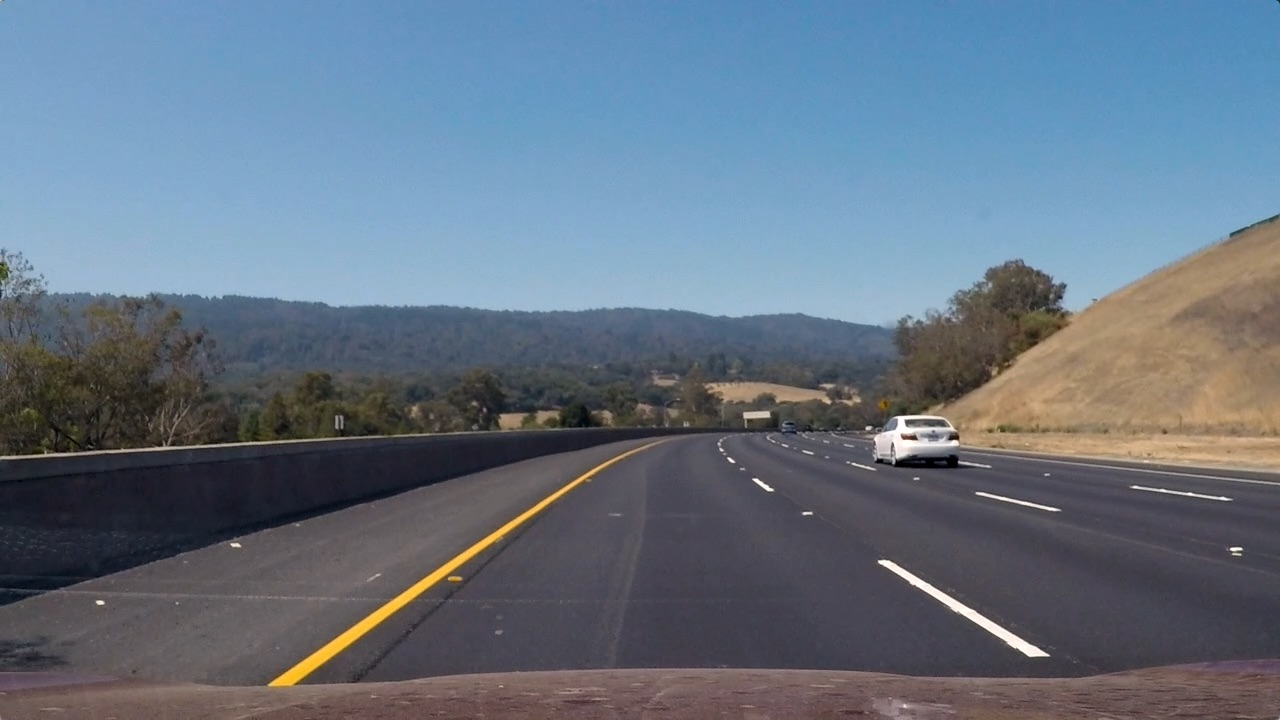
#> input picture test_images/test3.jpg, 1280 x 720 px, found by its file name
$ python find_lane_lines.py   (older library calls are emulated)
#> lines starting #> are read from the running program, lines starting #| are printed output that depends on the picture
#> in pipe_verbose, test_image is the input picture: shape (720, 1280, 3); mean B, G, R 130.7, 115.3, 101.1
### utilities.py
import numpy as np
import cv2
import matplotlib.pyplot as plt
import matplotlib.image as mpimg

out_path='output_images\\'
ym_per_pix = 30 / 720  # meters per pixel in y dimension
xm_per_pix = 3.7 / 700  # meters per pixel in x dimension

def direction_threshold(img, sobel_kernel=3, thresh=(0, np.pi / 2), verbose=False):
    # Grayscale
    gray = cv2.cvtColor(img, cv2.COLOR_RGB2GRAY)
    # Calculate the x and y gradients
    sobelx = cv2.Sobel(gray, cv2.CV_64F, 1, 0, ksize=sobel_kernel)
    sobely = cv2.Sobel(gray, cv2.CV_64F, 0, 1, ksize=sobel_kernel)
    # Take the absolute value of the gradient direction,
    # apply a threshold, and create a binary image result
    absgraddir = np.arctan2(np.absolute(sobely), np.absolute(sobelx))
    binary_output = np.zeros_like(absgraddir)
    binary_output[(absgraddir >= thresh[0]) & (absgraddir <= thresh[1])] = 1
    if (verbose):
        plt.imshow(binary_output, cmap='gray')
        plt.savefig(out_path + 'binary_direction.png')
    return binary_output

def mag_thresh(img, sobel_kernel=3, mag_thresh=(0, 255), verbose=False):
    # Convert to grayscale
    gray = cv2.cvtColor(img, cv2.COLOR_RGB2GRAY)

    # Take both Sobel x and y gradients
    sobelx = cv2.Sobel(gray, cv2.CV_64F, 1, 0, ksize=sobel_kernel)
    sobely = cv2.Sobel(gray, cv2.CV_64F, 0, 1, ksize=sobel_kernel)

    if (verbose):
        plt.imshow(sobelx, cmap='gray')
        plt.savefig(out_path+'sobel_x.png')
        plt.imshow(sobely, cmap='gray')
        plt.savefig(out_path+'sobel_y.png')

    # Calculate the gradient magnitude
    gradmag = np.sqrt(sobelx**2 + sobely**2)
    # Rescale to 8 bit
    scale_factor = np.max(gradmag)/255
    gradmag = (gradmag/scale_factor).astype(np.uint8)
    # Create a binary image of ones where threshold is met, zeros otherwise
    binary_output = np.zeros_like(gradmag)
    binary_output[(gradmag >= mag_thresh[0]) & (gradmag <= mag_thresh[1])] = 1
    if (verbose):
        plt.imshow(binary_output, cmap='gray')
        plt.savefig(out_path+'binary_magnitude.png')
    # Return the binary image
    return binary_output

# [9 lines left out: function hls_select, not called in this run]
def calibrate_camera(images, nx=9, ny=6, verbose=False):

    # prepare object points, like (0,0,0), (1,0,0), (2,0,0) ....,(6,5,0)
#> called with nx = 9, ny = 6, verbose = True
    objp = np.zeros((ny * nx, 3), np.float32)
    objp[:, :2] = np.mgrid[0:nx, 0:ny].T.reshape(-1, 2)

    # Arrays to store object points and image points from all the images.
    objpoints = []  # 3d points in real world space
    imgpoints = []  # 2d points in image plane.

    for file_name in enumerate(images):

        img = cv2.imread(file_name[1])
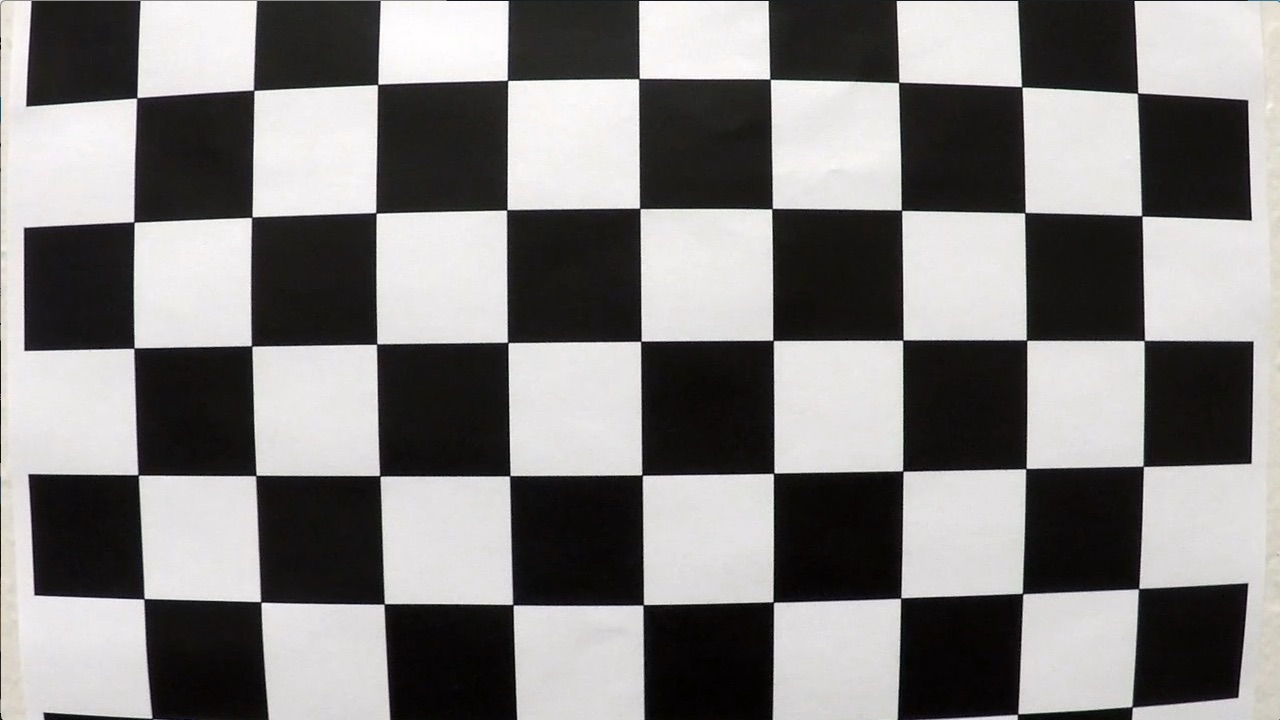
#> input picture camera_cal/calibration1.jpg, 1280 x 720 px
#> img is the input picture: shape (720, 1280, 3); mean B, G, R 127.8, 128.4, 130.1

        gray = cv2.cvtColor(img, cv2.COLOR_BGR2GRAY)
        # Find the chessboard corners
        ret, corners = cv2.findChessboardCorners(gray, (nx, ny), None)
#> ret = False; corners = None
        #print (ret)
        #print (corners)
        # If found, draw corners
        if ret == True:
            objpoints.append(objp)
            imgpoints.append(corners)
            # Draw and display the corners
            cv2.drawChessboardCorners(img, (nx, ny), corners, ret)
            # cv2.imshow('chessboardcorner', img)
            # cv2.waitKey(0)
            # cv2.destroyAllWindows()

    for file_name in enumerate(images):
        img = cv2.imread(file_name[1])
        gray = cv2.cvtColor(img, cv2.COLOR_BGR2GRAY)
        ret, mtx, dist, rvecs, tvecs = cv2.calibrateCamera(objpoints, imgpoints, gray.shape[::-1], None, None)
        dst = cv2.undistort(img, mtx, dist, None, mtx)

        if(verbose):
            plt.imshow(dst)
            plt.savefig(out_path + 'image_undistorded.png')

    return objpoints, imgpoints

def calculate_undistord(img, objpoints, imgpoints, verbose=False):
#> called with verbose = True
    gray = cv2.cvtColor(img, cv2.COLOR_RGB2GRAY)
    ret, mtx, dist, rvecs, tvecs = cv2.calibrateCamera(objpoints, imgpoints, gray.shape[::-1], None, None)
    dst = cv2.undistort(img, mtx, dist, None, mtx)

    if (verbose):
        plt.imshow(dst)
        plt.savefig(out_path + 'image_calc_undistorded.png')
    return dst
def warp(img, s, verbose=False):
#> called with s = 'warped.png', verbose = True
    img_size = (img.shape[1], img.shape[0])

    #source image
    src = np.float32([[690, 450],
                     [1040, 685],
                     [250, 690],
                     [590, 450]]
                     )

    #destination image
    dst = np.float32([[980, 0], [980, 720], [320, 720], [320, 0]])

    M = cv2.getPerspectiveTransform(src, dst)
    M_Inv = cv2.getPerspectiveTransform(dst, src)
    warped = cv2.warpPerspective(img, M, img_size, flags=cv2.INTER_LINEAR)
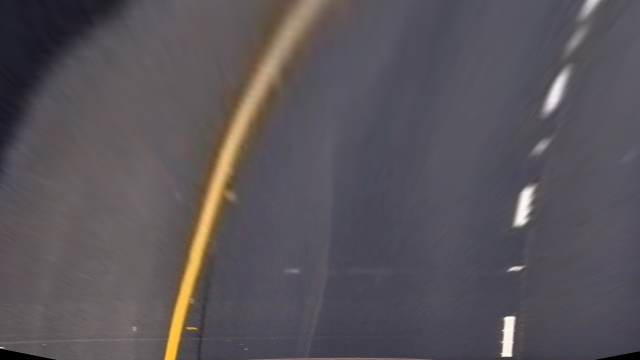
#> warped: shape (720, 1280, 3) (shown at 1/2 size); mean R, G, B 88.9, 84, 88.8


    if (verbose):
        plt.imshow(warped, cmap='gray')
        plt.plot(980, 0, '.')
        plt.plot(980, 720, '.')
        plt.plot(320, 720, '.')
        plt.plot(320, 0, '.')
        plt.savefig(out_path + s)
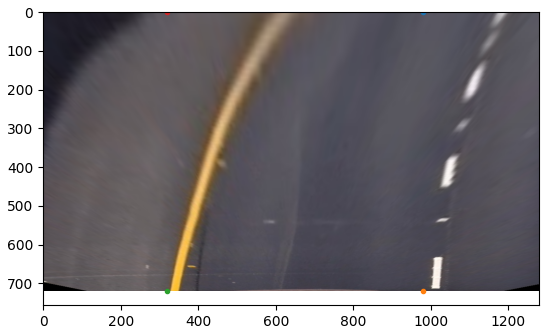
#> figure drawn by matplotlib, 1 panel; B, G, R data is drawn as R, G, B
    return warped, M_Inv

def abs_sobel_thresh(img, orient='x', thresh_min=0, thresh_max=255, verbose=False):
    # Convert to grayscale
#> called with orient = 'x', thresh_min = 30, thresh_max = 100, verbose = True
    gray = cv2.cvtColor(img, cv2.COLOR_RGB2GRAY)
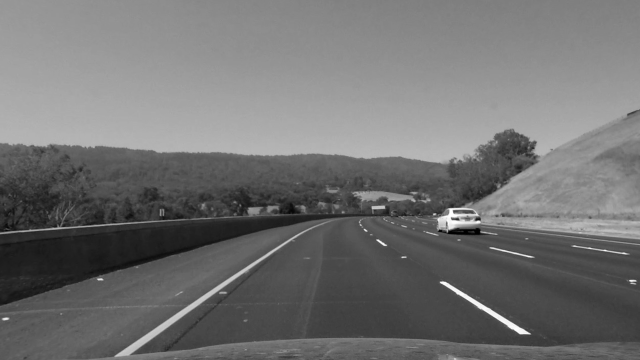
#> gray: shape (720, 1280) (shown at 1/2 size); min 0, max 255, mean 113.3

    # Apply x or y gradient with the OpenCV Sobel() function
    # and take the absolute value

    if orient == 'x':
        abs_sobel = np.absolute(cv2.Sobel(gray, cv2.CV_64F, 1, 0))
        cv2.imwrite('sobelx.png', abs_sobel)
        if (verbose):
            plt.imshow(abs_sobel, cmap='gray')
            plt.savefig('abs_sobel_x.png')
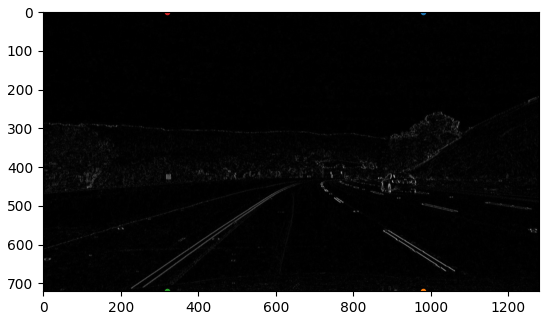
#> figure drawn by matplotlib, 1 panel; B, G, R data is drawn as R, G, B
    if orient == 'y':
        abs_sobel = np.absolute(cv2.Sobel(gray, cv2.CV_64F, 0, 1))
        if (verbose):
            plt.imshow(abs_sobel, cmap='gray')
            plt.savefig('abs_sobel_y.png')


    # Rescale back to 8 bit integer
    scaled_sobel = np.uint8(255*abs_sobel/np.max(abs_sobel))

    # Create a copy and apply the threshold
    binary_output = np.zeros_like(scaled_sobel)

    # Here I'm using inclusive (>=, <=) thresholds, but exclusive is ok too
    binary_output[(scaled_sobel >= thresh_min) & (scaled_sobel <= thresh_max)] = 1
    if (verbose):
        plt.imshow(binary_output, cmap='gray')
        plt.savefig('binary_matplot.png')
#> (the rest of the program and of its run is left out)
